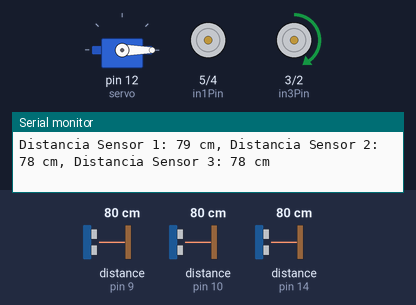
Bench run of a sketch on a simulated Arduino Uno, built with avr-gcc and run on an emulated ATmega328P. Parts: servo, motor-driver pin pairs drawn as motors (green arrow = first pin HIGH = forward, orange = second pin HIGH = backward, longer = more drive, scaled by the enable pin), the last lines printed to the serial monitor. Wiring (inferred from the names in the program): 3 × ultrasonic range finder: trigger pin 8, echo pin 9 / trigger pin 11, echo pin 10 / trigger pin 15, echo pin 14. The inputs (shaded band) are chosen by the test bench; at power-on: distance to the obstacle (sensors on pin 9, pin 10, pin 14) 80 cm. The echo pulse lasts 58.3 µs per cm.

Above: at 1.2 s.
1.3 s: distance to the obstacle (sensor on pin 9) set to 119 cm
4.3 s: distance to the obstacle (sensor on pin 9) set to 126 cm
At 5.6 s:
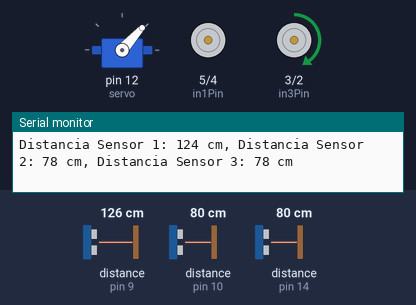
5.9 s: distance to the obstacle (sensor on pin 10) set to 74 cm
8.9 s: distance to the obstacle (sensor on pin 10) set to 66 cm
At 10.0 s:
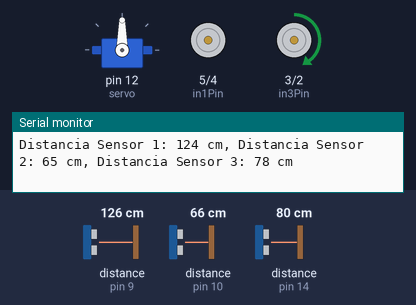
10.4 s: distance to the obstacle (sensor on pin 14) set to 2 cm
At 11.2 s:
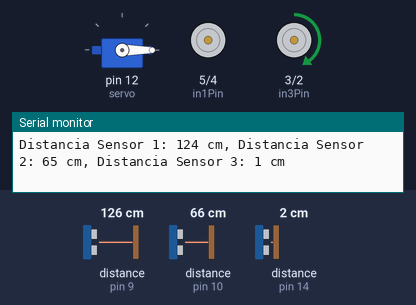
13.4 s: distance to the obstacle (sensor on pin 14) set to 120 cm
At 14.8 s:
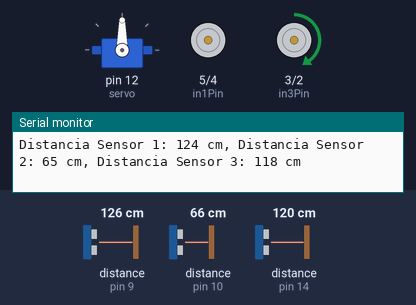
Timing chart, 0 to 16.0 s (numbered marks = the images above; inputs shaded):
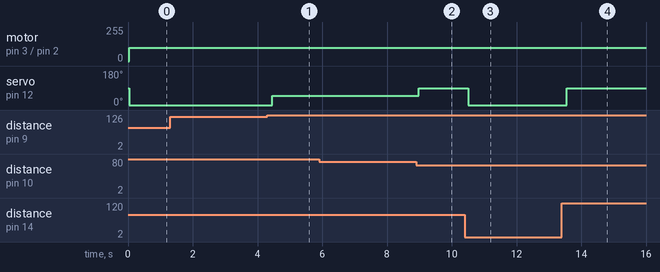

The sketch:

Jeps-gg.ino
```cpp
#include <Servo.h>

// Declaración del servo
Servo servo;

// Posiciones del servo
const int centro = 48; // Ajustado a 90 grados para el rango típico
const int izquierda = -150; // Ajustado para girar a la izquierda
const int derecha = 150; // Ajustado para girar a la derecha
const int levementeIzquierda = -50; // Ajustado para girar ligeramente a la izquierda
const int levementeDerecha = 90; // Ajustado para girar ligeramente a la derecha

// Velocidad de los motores
const int velocidadAdelante = 100;

// Pines de los sensores ultrasónicos
const int echoPin = 9;
const int trigPin = 8;
const int echoPin1 = 10;
const int trigPin1 = 11;
const int echoPin2 = 14;
const int trigPin2 = 15;

// Pines de la placa L298N
const int enaPin = 7;
const int in1Pin = 5;
const int in2Pin = 4;
const int in3Pin = 3;
const int in4Pin = 2;
const int enbPin = 6;

// Variables de tiempo
unsigned long previousMillis = 0;
const long intervaloMedida = 10; // Intervalo para la medición del sensor en milisegundos
unsigned long lastServoMove = 0;
const long intervaloServo = 10; // Intervalo entre movimientos del servo en milisegundos

void setup() {
  // Inicializar el monitor serial
  Serial.begin(9600);

  // Configurar el pin del servo
  servo.attach(12);

  // Configurar los pines de los sensores ultrasónicos
  pinMode(trigPin, OUTPUT);
  pinMode(echoPin, INPUT);
  pinMode(trigPin1, OUTPUT);
  pinMode(echoPin1, INPUT);
  pinMode(trigPin2, OUTPUT);
  pinMode(echoPin2, INPUT);

  // Configurar los pines de la placa L298N
  pinMode(enaPin, OUTPUT);
  pinMode(in1Pin, OUTPUT);
  pinMode(in2Pin, OUTPUT);
  pinMode(in3Pin, OUTPUT);
  pinMode(in4Pin, OUTPUT);
  pinMode(enbPin, OUTPUT);
}

void loop() {
  unsigned long currentMillis = millis();

  // Controlar la medición del sensor ultrasónico
  if (currentMillis - previousMillis >= intervaloMedida) {
    previousMillis = currentMillis;

    int distance = medirDistancia(trigPin, echoPin);
    int distance1 = medirDistancia(trigPin1, echoPin1);
    int distance2 = medirDistancia(trigPin2, echoPin2);

    // Mostrar las distancias en el monitor serial
    Serial.print("Distancia Sensor 1: ");
    Serial.print(distance);
    Serial.print(" cm, Distancia Sensor 2: ");
    Serial.print(distance1);
    Serial.print(" cm, Distancia Sensor 3: ");
    Serial.print(distance2);
    Serial.println(" cm");

    // Controlar los motores y el servo según la distancia medida
    if (distance < 120) {
      // Si hay un obstáculo frontal, girar a la izquierda y ajustar a la derecha
      moverMotores(velocidadAdelante, true);
      if (currentMillis - lastServoMove >= intervaloServo) {
        servo.write(izquierda);
        lastServoMove = currentMillis;
      }
    } else if (distance1 < distance2 & distance1 < 70 ) {
      // Si hay un obstáculo en el lado izquierdo, girar a la derecha
      moverMotores(velocidadAdelante, true);
      if (currentMillis - lastServoMove >= intervaloServo) {
        servo.write(levementeDerecha);
        lastServoMove = currentMillis;
      }
    } else if (distance2 < distance1 & distance2 < 70 ) {
      // Si hay un obstáculo en el lado derecho, girar a la izquierda
      moverMotores(velocidadAdelante, true);
      if (currentMillis - lastServoMove >= intervaloServo) {
        servo.write(levementeIzquierda);
        lastServoMove = currentMillis;
      }
    } else {
      // Si no hay obstáculos, seguir adelante
      moverMotores(velocidadAdelante, true);
      if (currentMillis - lastServoMove >= intervaloServo) {
        servo.write(centro);
        lastServoMove = currentMillis;
      }
    }
  }
}

int medirDistancia(int trigPin, int echoPin) {
  // Enviar un pulso de 10 microsegundos en el pin TRIG
  digitalWrite(trigPin, LOW);
  delayMicroseconds(2);
  digitalWrite(trigPin, HIGH);
  delayMicroseconds(10);
  digitalWrite(trigPin, LOW);

  // Leer el tiempo que tarda el pulso en regresar en el pin ECHO
  long duration = pulseIn(echoPin, HIGH);

  // Calcular la distancia en centímetros
  int distance = duration * 0.034 / 2;

  return distance;
}

void moverMotores(int velocidad, bool adelante) {
  velocidad = constrain(velocidad, 0, 255);

  // Configura la velocidad de los motores
  analogWrite(enaPin, velocidad); // Motor A
  analogWrite(enbPin, velocidad); // Motor B

  if (adelante) {
    // Mover hacia adelante
    digitalWrite(in1Pin, HIGH);
    digitalWrite(in2Pin, LOW);
    digitalWrite(in3Pin, HIGH);
    digitalWrite(in4Pin, LOW);
  } else {
    // Detener (o mover hacia atrás si deseas)
    digitalWrite(in1Pin, LOW);
    digitalWrite(in2Pin, LOW);
    digitalWrite(in3Pin, LOW);
    digitalWrite(in4Pin, LOW);
  }
}
```

Measured:
- the behaviour switches between 121 and 122 cm on distance to the obstacle (sensor on pin 9) (found by bisection; images 0 and 1)
- the behaviour switches between 71 and 70 cm on distance to the obstacle (sensor on pin 10) (found by bisection; images 1 and 2)
- after the input at 4.3 s, servo on pin 12 (servo): 0° → 48° after 0.16 s
- after the input at 8.9 s, servo on pin 12 (servo): 48° → 90° after 0.08 s
- after the input at 10.4 s, servo on pin 12 (servo): 90° → 0° after 0.12 s
- after the input at 13.4 s, servo on pin 12 (servo): 0° → 90° after 0.15 s
